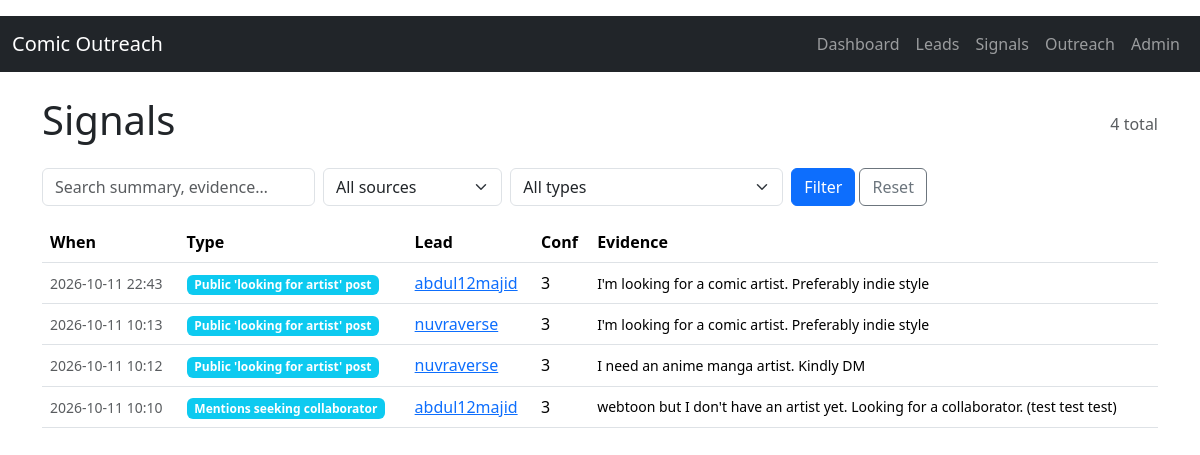
The page /signals/ on the database as committed earlier.
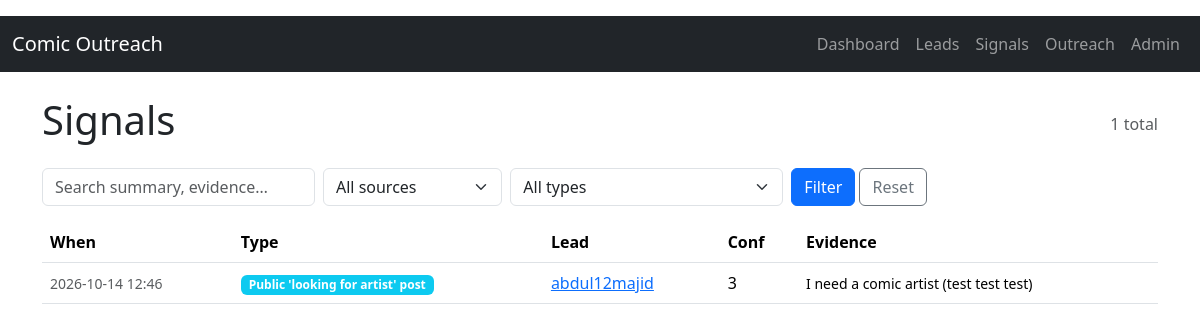
The same page on the database as committed later.
### core/models.py (models this page shows, shortened)
class Signal(models.Model):
    lead = models.ForeignKey(Lead, on_delete=models.CASCADE, related_name="signals")
    source = models.CharField(max_length=32, choices=Source.choices, db_index=True)
    signal_type = models.CharField(max_length=32, choices=SignalType.choices, db_index=True)
    confidence = models.IntegerField(choices=SignalConfidence.choices, default=SignalConfidence.MEDIUM)
    source_url = models.URLField(blank=True)
    external_id = models.CharField(max_length=255, blank=True, db_index=True)
    summary = models.CharField(max_length=512, blank=True)
    evidence = models.TextField(blank=True)
    raw_data = models.JSONField(default=dict, blank=True)
    detected_at = models.DateTimeField(default=timezone.now, db_index=True)
    created_at = models.DateTimeField(auto_now_add=True)
    class Meta:
        indexes = [
            models.Index(fields=["signal_type", "-detected_at"]),
            models.Index(fields=["source", "-detected_at"]),
            models.Index(fields=["lead", "-detected_at"]),
        ]
        constraints = [
            models.UniqueConstraint(
                fields=["source", "external_id", "signal_type"],
                name="uniq_signal_per_source_item_type",
                condition=models.Q(external_id__gt=""),
            )
        ]

class Lead(models.Model):
    source = models.CharField(max_length=32, choices=Source.choices, db_index=True)
    source_uid = models.CharField(max_length=255, db_index=True)
    source_url = models.URLField(blank=True)
    display_name = models.CharField(max_length=255, blank=True)
    headline = models.CharField(max_length=512, blank=True)
    bio = models.TextField(blank=True)
    notes = models.TextField(blank=True)
    status = models.CharField(
        max_length=32, choices=LeadStatus.choices, default=LeadStatus.NEW, db_index=True
    )
    signal_score = models.IntegerField(default=0, db_index=True)
    signal_count = models.IntegerField(default=0)
    raw_data = models.JSONField(default=dict, blank=True)
    first_seen_at = models.DateTimeField(default=timezone.now)
    last_seen_at = models.DateTimeField(default=timezone.now)
    created_at = models.DateTimeField(auto_now_add=True)
    updated_at = models.DateTimeField(auto_now=True)
    class Meta:
        unique_together = [("source", "source_uid")]
        indexes = [
            models.Index(fields=["source", "status"]),
            models.Index(fields=["-signal_score"]),
            models.Index(fields=["-last_seen_at"]),
        ]

### core/views.py (the view)
# urls.py: path("signals/", views.signal_list, name="signal_list"),
def signal_list(request):
    qs = Signal.objects.select_related("lead").order_by("-detected_at")
    source = request.GET.get("source")
    signal_type = request.GET.get("signal_type")
    q = request.GET.get("q", "").strip()
    if source:
        qs = qs.filter(source=source)
    if signal_type:
        qs = qs.filter(signal_type=signal_type)
    if q:
        qs = qs.filter(Q(summary__icontains=q) | Q(evidence__icontains=q))
    page = _paginate(request, qs, per_page=50)
    context = {
        "page": page,
        "sources": Source.choices,
        "signal_types": SignalType.choices,
        "current_source": source or "",
        "current_signal_type": signal_type or "",
        "q": q,
    }
    return render(request, "core/signal_list.html", context)

### core/views.py (called while the page is built)
def _paginate(request, queryset, per_page=25):
    paginator = Paginator(queryset, per_page)
    page_number = request.GET.get("page") or 1
    return paginator.get_page(page_number)

### templates/core/signal_list.html (shortened to what this page needs)
{% extends "base.html" %}
{% block content %}
<div class="d-flex justify-content-between align-items-center mb-3">
  <h1>Signals</h1>
  <span class="text-muted">{{ page.paginator.count }} total</span>
</div>
<form method="get" class="row g-2 mb-3">
  <div class="col-md-3">
    <input type="text" name="q" value="{{ q }}" class="form-control" placeholder="Search summary, evidence…">
  </div>
  <div class="col-md-2">
    <select name="source" class="form-select">
      <option value="">All sources</option>
    </select>
  </div>
  <div class="col-md-3">
    <select name="signal_type" class="form-select">
      <option value="">All types</option>
    </select>
  </div>
  <div class="col-md-2">
    <button class="btn btn-primary">Filter</button>
    <a href="{% url 'core:signal_list' %}" class="btn btn-outline-secondary">Reset</a>
  </div>
</form>
<div class="table-responsive">
<table class="table table-hover align-middle">
  <thead>
    <tr>
      <th>When</th>
      <th>Type</th>
      <th>Lead</th>
      <th>Conf</th>
      <th>Evidence</th>
    </tr>
  </thead>
  <tbody>
    {% for s in page %}
    <tr>
      <td><small class="text-muted">{{ s.detected_at|date:"Y-m-d H:i" }}</small></td>
      <td><span class="badge bg-info signal-badge">{{ s.get_signal_type_display }}</span></td>
      <td><a href="{% url 'core:lead_detail' s.lead.pk %}">{{ s.lead.display_name|default:s.lead.source_uid }}</a></td>
      <td>{{ s.confidence }}</td>
      <td class="small">{{ s.evidence|truncatechars:120 }}</td>
    </tr>
    {% empty %}
    <tr><td colspan="5" class="text-muted text-center py-4">No signals match these filters.</td></tr>
    {% endfor %}
  </tbody>
</table>
</div>
{% endblock %}

Rows that differ between the two databases and show on the page:
removed Signal: detected_at "2026-10-11 22:43", signal_type "Public 'looking for artist' post", lead.display_name "abdul12majid", confidence "3", evidence "I'm looking for a comic artist. Preferably indie style"
removed Signal: detected_at "2026-10-11 10:13", signal_type "Public 'looking for artist' post", lead.display_name "nuvraverse", confidence "3", evidence "I'm looking for a comic artist. Preferably indie style"
removed Signal: detected_at "2026-10-11 10:12", signal_type "Public 'looking for artist' post", lead.display_name "nuvraverse", confidence "3", evidence "I need an anime manga artist. Kindly DM"
removed Signal: detected_at "2026-10-11 10:10", signal_type "Mentions seeking collaborator", lead.display_name "abdul12majid", confidence "3", evidence "webtoon but I don't have an artist yet. Looking for a collaborator. (test test test)"
added Signal: detected_at "2026-10-14 12:46", signal_type "Public 'looking for artist' post", lead.display_name "abdul12majid", confidence "3", evidence "I need a comic artist (test test test)"
Other text that changed with them:
{{ page.paginator.count }}: "4" → "1"
